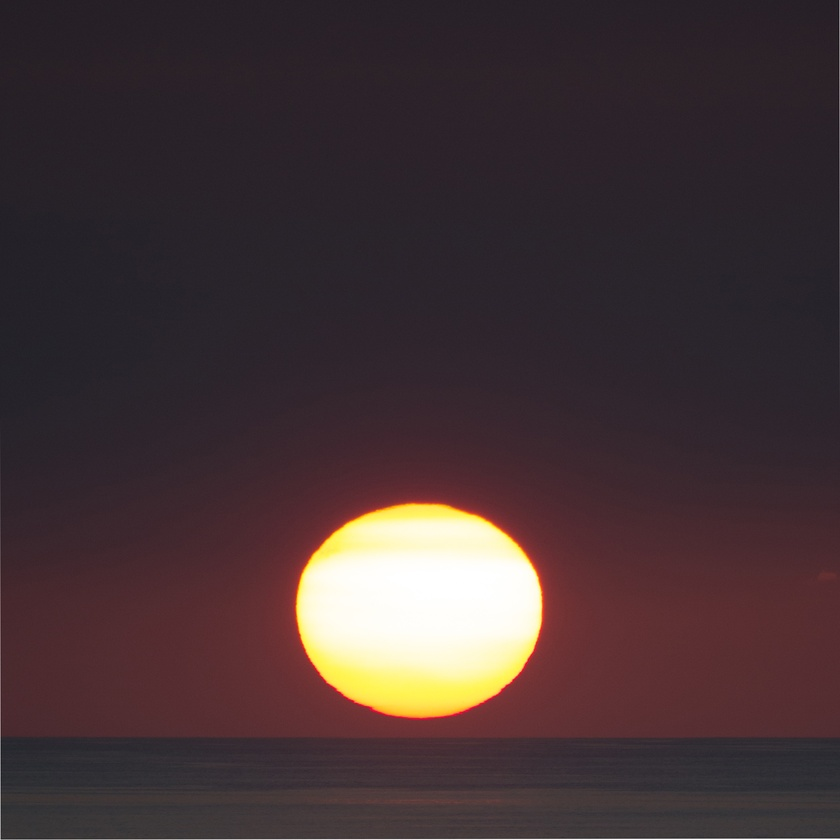
#> input picture hm/Data/SunsetHawaii.jpg, 840 x 840 px, shrunk from 1818 x 1818 before the run
$ python AbflachungSonne.py
#> lines starting #> are read from the running program, lines starting #| are printed output that depends on the picture
import numpy as np
import matplotlib.pyplot as plt
from matplotlib.patches import Polygon
from PIL import Image
import os

# ------------------------------------------------------------
# Abflachung der Sonne – Python-Portierung von AbflachungSonne.m
# ------------------------------------------------------------

# Einmalige Parametrierung des Bildpfads
IMG_PATH = "../../hm/Data/"   # <--- hier liegen SunsetHawaii.jpg usw.

# Farben ähnlich MATLAB GetColorLines
def get_color_lines(n=10):
    cmap = plt.get_cmap("tab10")
    return np.array([cmap(i) for i in range(n)])

Colors = get_color_lines(12)

# Sun elevation values
h = np.linspace(1.25, -1.75, 6)  # degrees

# Sun outline
phi = np.linspace(0, 2*np.pi, 200)
Dsun = 32.3/60.0  # Sun radius in degrees
cphi = 0.5 * Dsun * np.cos(phi)
sphi = 0.5 * Dsun * np.sin(phi)

# Load picture(s)
pic_flag = 0

if pic_flag:
    rgb1 = np.array(Image.open(os.path.join(IMG_PATH, "SunsetHawaii.jpg"))).astype(float)
    rgb2 = np.array(Image.open(os.path.join(IMG_PATH, "SunsetHawaii01.jpg"))).astype(float)
    rgb = (rgb1 + rgb2) / 2.0
else:
    rgb = np.array(Image.open(os.path.join(IMG_PATH, "SunsetHawaii.jpg"))).astype(float)

pixres = 0.00101  # degrees per pixel
xra = pixres * rgb.shape[0] / 2
#> xra = 0.424
yra = pixres * rgb.shape[1] / 2
#> yra = 0.424

# Flip image vertically (MATLAB flip(rgb,1))
rgb_flip = np.flip(rgb, axis=0)
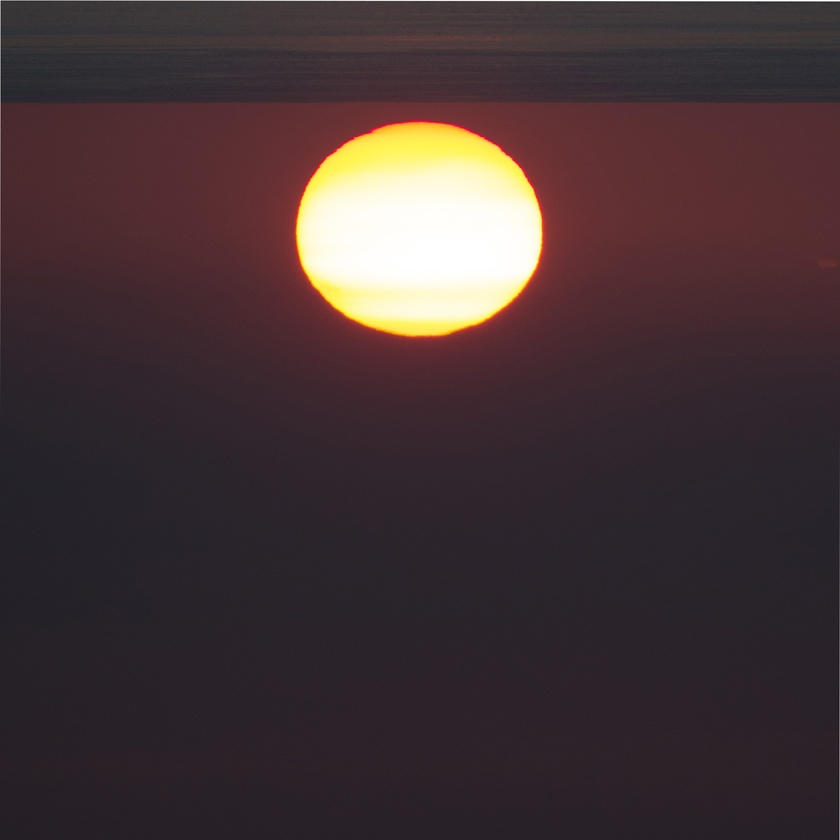
#> rgb_flip: shape (840, 840, 3) float64; mean R, G, B 68.7, 52.2, 54.6

fig, ax = plt.subplots(figsize=(8, 8))

ax.imshow(
    rgb_flip,
    extent=[-xra, xra, -yra + 0.605, yra + 0.605],
    alpha=0.6,
    origin="upper"
)

ax.grid(True)
sh = 0.6  # shift for plot

# Plot sun outlines for different elevations
for k in range(len(h)):
    cys = h[k] + sphi
    R1 = 1.02 / np.tan(np.deg2rad(cys + 10.3 / (cys + 5.11))) / 60.0
    cy = cys + R1

    if k < len(h) - 1:
        ax.plot(cphi - sh, cy, color=Colors[k], linewidth=3, linestyle=":")
        poly = Polygon(np.column_stack((cphi - sh, cy)),
                       closed=False,
                       facecolor=Colors[10],
                       alpha=0.75)
        ax.add_patch(poly)

    ax.plot(cphi + sh, cys, color=Colors[k], linewidth=2)

# Location example
h0 = -0.3492
cys0 = h0 + sphi
R1 = 1.02 / np.tan(np.deg2rad(cys0 + 10.3 / (cys0 + 5.11))) / 60.0
cy0 = cys0 + R1
ax.plot(cphi, cy0, color="k", linewidth=2, linestyle=":")

# Horizon line
hor = -0.0907
ax.plot([-1, 1], [hor, hor], color=Colors[3], linewidth=2)

xh = [-1, 1, 1, -1]
yh = [-1, -1, hor, hor]
horizon_patch = Polygon(np.column_stack((xh, yh)),
                        closed=True,
                        facecolor=Colors[8],
                        alpha=0.65)
ax.add_patch(horizon_patch)

ax.set_aspect("equal")
ax.set_ylabel("Höhe in °", fontsize=16)
ax.set_xlabel("Azimut (relativ) in °", fontsize=16)
ax.set_xlim([-0.88, 0.88])
ax.set_ylim([-0.27, 1.49])
ax.tick_params(labelsize=14)

plt.show()
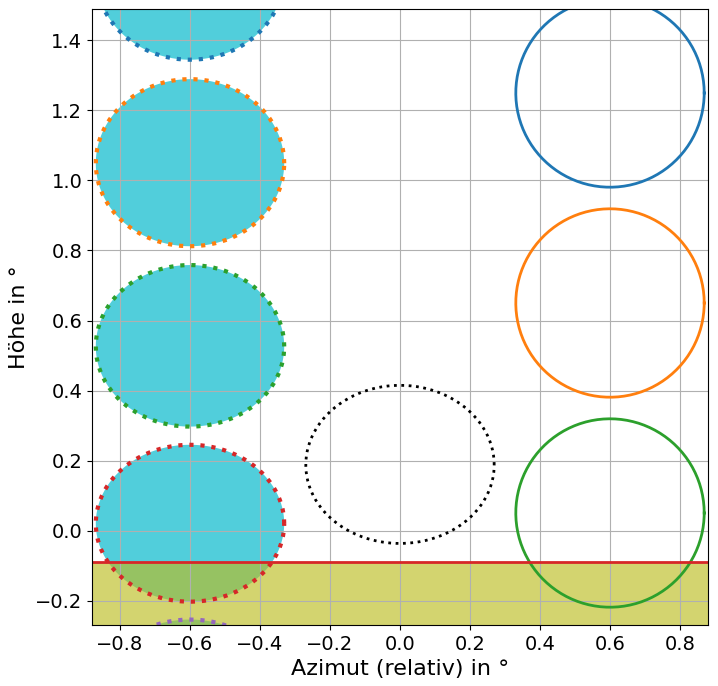
#> figure drawn by matplotlib, 1 panel
